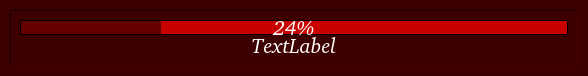
<?xml version="1.0" encoding="UTF-8"?>
<ui version="4.0">
 <class>LoaderWindow</class>
 <widget class="QMainWindow" name="LoaderWindow">
  <property name="geometry">
   <rect>
    <x>0</x>
    <y>0</y>
    <width>588</width>
    <height>76</height>
   </rect>
  </property>
  <property name="sizePolicy">
   <sizepolicy hsizetype="Fixed" vsizetype="Fixed">
    <horstretch>0</horstretch>
    <verstretch>0</verstretch>
   </sizepolicy>
  </property>
  <property name="minimumSize">
   <size>
    <width>588</width>
    <height>76</height>
   </size>
  </property>
  <property name="maximumSize">
   <size>
    <width>588</width>
    <height>76</height>
   </size>
  </property>
  <property name="focusPolicy">
   <enum>Qt::StrongFocus</enum>
  </property>
  <property name="windowTitle">
   <string>resource loader</string>
  </property>
  <property name="styleSheet">
   <string notr="true">background-color: rgb(60, 0, 0);
font: oblique 12pt &quot;DejaVu Sans&quot;;</string>
  </property>
  <widget class="QWidget" name="centralwidget">
   <property name="sizePolicy">
    <sizepolicy hsizetype="Fixed" vsizetype="Fixed">
     <horstretch>0</horstretch>
     <verstretch>0</verstretch>
    </sizepolicy>
   </property>
   <layout class="QGridLayout" name="gridLayout">
    <item row="0" column="0">
     <widget class="QFrame" name="frmcontainer">
      <property name="frameShape">
       <enum>QFrame::Panel</enum>
      </property>
      <property name="frameShadow">
       <enum>QFrame::Sunken</enum>
      </property>
      <property name="lineWidth">
       <number>2</number>
      </property>
      <layout class="QGridLayout" name="gridLayout_2">
       <item row="0" column="0">
        <layout class="QVBoxLayout" name="verticalLayout">
         <property name="spacing">
          <number>0</number>
         </property>
         <property name="sizeConstraint">
          <enum>QLayout::SetMinimumSize</enum>
         </property>
         <property name="topMargin">
          <number>0</number>
         </property>
         <property name="bottomMargin">
          <number>0</number>
         </property>
         <item>
          <widget class="QProgressBar" name="pbPdfLoader">
           <property name="sizePolicy">
            <sizepolicy hsizetype="Minimum" vsizetype="Minimum">
             <horstretch>0</horstretch>
             <verstretch>0</verstretch>
            </sizepolicy>
           </property>
           <property name="maximumSize">
            <size>
             <width>16777215</width>
             <height>15</height>
            </size>
           </property>
           <property name="font">
            <font>
             <family>Z003 [urw]</family>
             <pointsize>16</pointsize>
             <weight>7</weight>
             <italic>true</italic>
             <bold>false</bold>
            </font>
           </property>
           <property name="styleSheet">
            <string notr="true">QProgressBar {
font: 57 italic 16pt &quot;Z003 [urw]&quot;;
text-align: center;
border: 1px solid black;
color: white;
background-color: rgb(200, 0, 0);
}

QProgressBar::chunk {
    background-color: rgb(100, 0, 0);
    width: 20px;
}


</string>
           </property>
           <property name="value">
            <number>24</number>
           </property>
           <property name="alignment">
            <set>Qt::AlignCenter</set>
           </property>
          </widget>
         </item>
         <item>
          <widget class="QLabel" name="lblStatus">
           <property name="maximumSize">
            <size>
             <width>16777215</width>
             <height>20</height>
            </size>
           </property>
           <property name="font">
            <font>
             <family>Z003 [urw]</family>
             <pointsize>16</pointsize>
             <weight>7</weight>
             <italic>true</italic>
             <bold>false</bold>
            </font>
           </property>
           <property name="styleSheet">
            <string notr="true">QLabel{
font: 57 italic 16pt &quot;Z003 [urw]&quot;;
text-align: center;
border: 1px rgb(33, 0, 0);
color: white;
}</string>
           </property>
           <property name="frameShape">
            <enum>QFrame::Box</enum>
           </property>
           <property name="text">
            <string>TextLabel</string>
           </property>
           <property name="alignment">
            <set>Qt::AlignCenter</set>
           </property>
          </widget>
         </item>
        </layout>
       </item>
      </layout>
     </widget>
    </item>
   </layout>
  </widget>
 </widget>
 <resources/>
 <connections/>
</ui>
